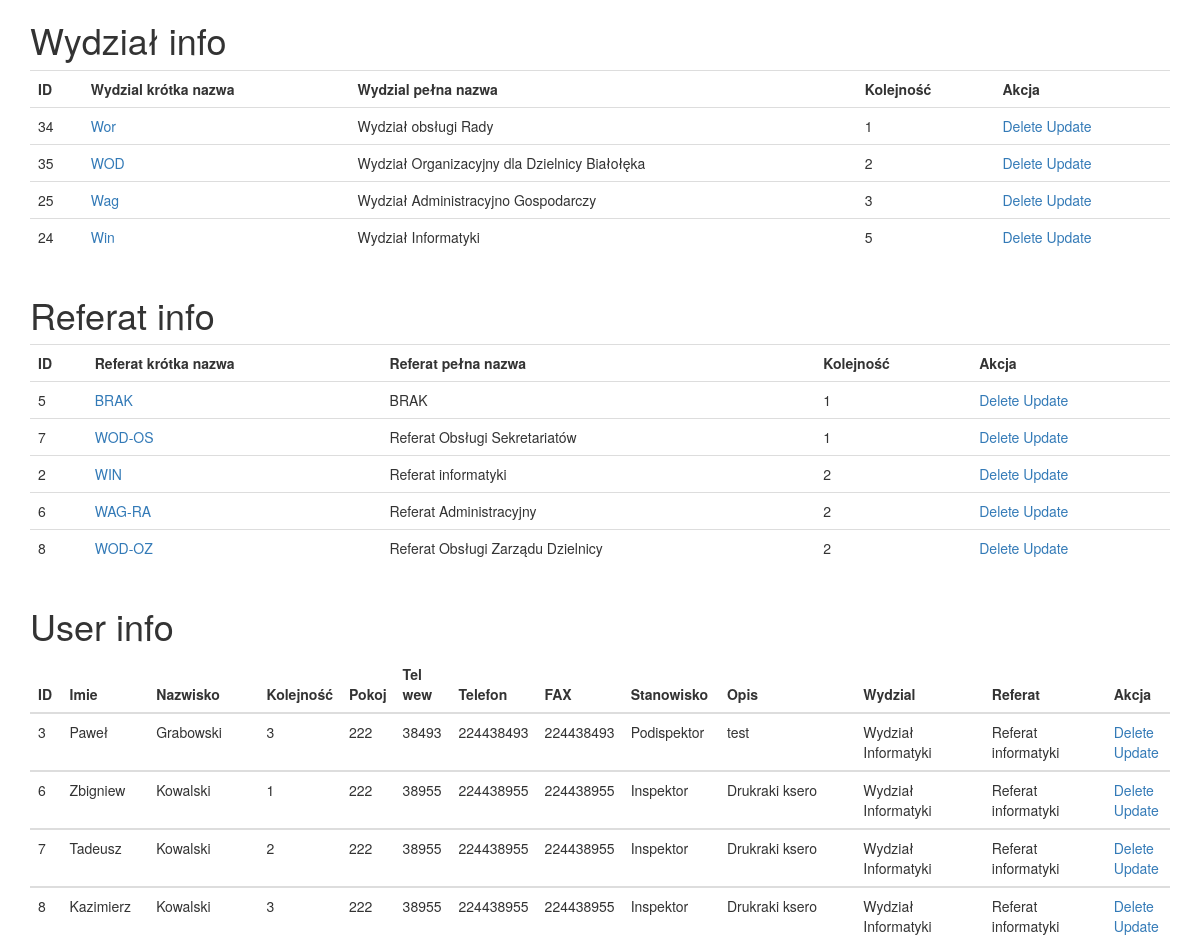
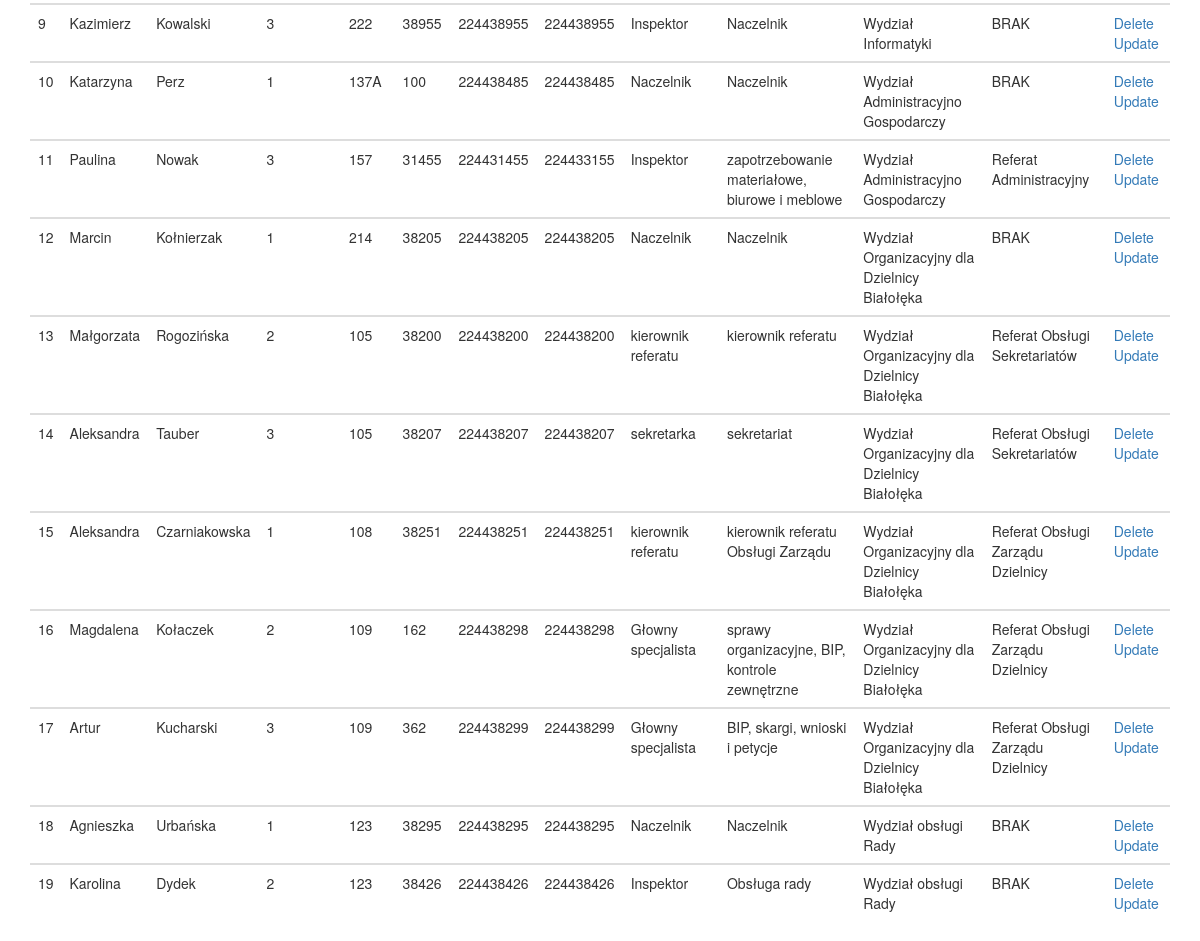
Screenshot of /wydzial with the database file from the repository (2 pictures, top to bottom).
### ksiazka/model.py (models this page shows, shortened)
class Wydzial(db.Model):
    __tablename__= 'wydzial'
    id = db.Column(db.Integer, primary_key=True)
    wydzial_krotko = db.Column(db.String(5))
    wydzial_pelny = db.Column(db.String(50))
    wydzial_kolej = db.Column(db.Integer())
    users = db.relationship('Urzednik', backref='urzednik_wydz', lazy='dynamic')
    wydzia = db.relationship('Referat', backref='referat_wydz', lazy='dynamic')

class Referat(db.Model):
    __tablename__= 'referat'
    id = db.Column(db.Integer, primary_key=True)
    referat_krotko = db.Column(db.String(5))
    referat_pelny = db.Column(db.String(50))
    referat_kolej = db.Column(db.Integer())
    wydzial_id = db.Column(db.Integer, db.ForeignKey('wydzial.id'))
    usera = db.relationship('Urzednik',backref='urzednik_ref', lazy='dynamic')

class Urzednik(db.Model):
    __tablename__= 'urzednik'
    id = db.Column(db.Integer, primary_key=True)
    imie = db.Column(db.String(20))
    nazwisko = db.Column(db.String(60))
    user_kolej = db.Column(db.Integer())
    pokoj = db.Column(db.String(10))
    tel_wew = db.Column(db.Integer())
    telefon = db.Column(db.Integer())
    fax = db.Column(db.Integer())
    stanowisko = db.Column(db.String(25))
    opis = db.Column(db.String(200))
    referat_id = db.Column(db.Integer, db.ForeignKey('referat.id'))
    wydzial_id = db.Column(db.Integer, db.ForeignKey('wydzial.id'))

### ksiazka/routes.py (the view)
@app.route('/wydzial')
def wydzial():
    wydzialy = Wydzial.query.order_by(Wydzial.wydzial_kolej).all()
    referaty = Referat.query.order_by(Referat.referat_kolej).all()
    urzedniki = db.session.query( Referat.referat_pelny, Wydzial.wydzial_kolej, Wydzial.wydzial_pelny, Urzednik.id, Urzednik.fax, Urzednik.user_kolej, Urzednik.imie, Urzednik.wydzial_id, Urzednik.nazwisko, Urzednik.tel_wew, Urzednik.telefon, Urzednik.opis, Urzednik.pokoj, Urzednik.stanowisko).join(Wydzial, Wydzial.id==Urzednik.wydzial_id).join(Referat, Referat.id==Urzednik.referat_id).all()
    return render_template('wydzial.html', wydzialy=wydzialy, referaty=referaty, urzedniki=urzedniki)

### ksiazka/templates/wydzial.html (shortened to what this page needs)
{% extends "bootstrap/base.html" %}
{% import "bootstrap/wtf.html" as wtf %}
{% block content %}
<div class="container">
      <h1> Wydział info</h1>
      <table class="table">
          <tr>
          <th>ID </th>
          <th>Wydzial krótka nazwa </th>
          <th>Wydzial pełna nazwa </th>
          <th>Kolejność </th>
          <th>Akcja </th>
          </tr>
          {% for wydzial in wydzialy %}
          <tr>
              <td> {{ wydzial.id }} </td>
              <td> <a href="/info/wydzial/{{ wydzial.id }}">{{ wydzial.wydzial_krotko }}</td>
              <td> {{ wydzial.wydzial_pelny }}</td>
              <td> {{ wydzial.wydzial_kolej }}</td>
              <td> <a href="/delete/wydzial/{{ wydzial.id }}">Delete</a>
                <a href="/update/wydzial/{{ wydzial.id }}">Update</a>
              </td>
          </tr>
          {% endfor %}
      </table>
</div>
<div class="container">
      <h1> Referat info</h1>
      <table class="table">
          <tr>
          <th>ID </th>
          <th>Referat krótka nazwa </th>
          <th>Referat pełna nazwa </th>
          <th>Kolejność </th>
          <th>Akcja </th>
          </tr>
          {% for referat in referaty %}
          <tr>
              <td> {{ referat.id }} </td>
              <td> <a href="/info/referat/{{ referat.id }}">{{ referat.referat_krotko }}</td>
              <td> {{ referat.referat_pelny }}</td>
              <td> {{ referat.referat_kolej }}</td>
              <td> <a href="/delete/referat/{{ referat.id }}">Delete</a>
                <a href="/update/referat/{{ referat.id }}">Update</a>
              </td>
          </tr>
          {% endfor %}
      </table>
    </div>
      <div class="container">
      <h1> User info</h1>
      <table class="table table-hover">
        <thead>
          <tr>
          <th>ID </th>
          <th>Imie </th>
          <th>Nazwisko </th>
          <th>Kolejność </th>
          <th>Pokoj </th>
          <th>Tel wew </th>
          <th>Telefon </th>
          <th>FAX </th>
          <th>Stanowisko </th>
          <th>Opis </th>
          <th>Wydzial</th>
          <th>Referat </th>
          <th>Akcja </th>
          </tr>
        </thead>
          {% for urzednik in urzedniki %}
          <tbody>
          <tr>
              <td> {{ urzednik.id }} </td>
              <td> {{ urzednik.imie }}</td>
              <td> {{ urzednik.nazwisko }}</td>
              <td> {{ urzednik.user_kolej }}</td>
              <td> {{ urzednik.pokoj }}</td>
              <td> {{ urzednik.tel_wew }}</td>
              <td> {{ urzednik.telefon }}</td>
              <td> {{ urzednik.fax }}</td>
              <td> {{ urzednik.stanowisko }}</td>
              <td> {{ urzednik.opis }}</td>
              <td> {{ urzednik.wydzial_pelny}}</td>
              <td> {{ urzednik.referat_pelny }}</td>
              <td> <a href="/delete/urzednik/{{ urzednik.id }}">Delete</a>
                <a href="/update/urzednik/{{ urzednik.id }}">Update</a>
              </td>
          </tr>
        </tbody>
          {% endfor %}
      </table>
      </div>
      {% endblock %}

### rows the page displays
Wydzial: id "34", wydzial_krotko "Wor", wydzial_pelny "Wydział obsługi Rady", wydzial_kolej "1"
Wydzial: id "35", wydzial_krotko "WOD", wydzial_pelny "Wydział Organizacyjny dla Dzielnicy Białołęka", wydzial_kolej "2"
Wydzial: id "25", wydzial_krotko "Wag", wydzial_pelny "Wydział Administracyjno Gospodarczy", wydzial_kolej "3"
Wydzial: id "24", wydzial_krotko "Win", wydzial_pelny "Wydział Informatyki", wydzial_kolej "5"
Referat: id "5", referat_krotko "BRAK", referat_pelny "BRAK", referat_kolej "1"
Referat: id "7", referat_krotko "WOD-OS", referat_pelny "Referat Obsługi Sekretariatów", referat_kolej "1"
Referat: id "2", referat_krotko "WIN", referat_pelny "Referat informatyki", referat_kolej "2"
Referat: id "6", referat_krotko "WAG-RA", referat_pelny "Referat Administracyjny", referat_kolej "2"
Referat: id "8", referat_krotko "WOD-OZ", referat_pelny "Referat Obsługi Zarządu Dzielnicy", referat_kolej "2"
Urzednik: id "3", imie "Paweł", nazwisko "Grabowski", user_kolej "3", pokoj "222", tel_wew "38493", telefon "224438493", fax "224438493", stanowisko "Podispektor", opis "test", wydzial_pelny "Wydział Informatyki", referat_pelny "Referat informatyki"
Urzednik: id "6", imie "Zbigniew", nazwisko "Kowalski", user_kolej "1", pokoj "222", tel_wew "38955", telefon "224438955", fax "224438955", stanowisko "Inspektor", opis "Drukraki ksero", wydzial_pelny "Wydział Informatyki", referat_pelny "Referat informatyki"
Urzednik: id "7", imie "Tadeusz", nazwisko "Kowalski", user_kolej "2", pokoj "222", tel_wew "38955", telefon "224438955", fax "224438955", stanowisko "Inspektor", opis "Drukraki ksero", wydzial_pelny "Wydział Informatyki", referat_pelny "Referat informatyki"
Urzednik: id "8", imie "Kazimierz", nazwisko "Kowalski", user_kolej "3", pokoj "222", tel_wew "38955", telefon "224438955", fax "224438955", stanowisko "Inspektor", opis "Drukraki ksero", wydzial_pelny "Wydział Informatyki", referat_pelny "Referat informatyki"
Urzednik: id "9", imie "Kazimierz", nazwisko "Kowalski", user_kolej "3", pokoj "222", tel_wew "38955", telefon "224438955", fax "224438955", stanowisko "Inspektor", opis "Naczelnik", wydzial_pelny "Wydział Informatyki", referat_pelny "BRAK"
Urzednik: id "10", imie "Katarzyna", nazwisko "Perz", user_kolej "1", pokoj "137A", tel_wew "100", telefon "224438485", fax "224438485", stanowisko "Naczelnik", opis "Naczelnik", wydzial_pelny "Wydział Administracyjno Gospodarczy", referat_pelny "BRAK"
Urzednik: id "11", imie "Paulina", nazwisko "Nowak", user_kolej "3", pokoj "157", tel_wew "31455", telefon "224431455", fax "224433155", stanowisko "Inspektor", opis "zapotrzebowanie materiałowe, biurowe i meblowe", wydzial_pelny "Wydział Administracyjno Gospodarczy", referat_pelny "Referat Administracyjny"
Urzednik: id "12", imie "Marcin", nazwisko "Kołnierzak", user_kolej "1", pokoj "214", tel_wew "38205", telefon "224438205", fax "224438205", stanowisko "Naczelnik", opis "Naczelnik", wydzial_pelny "Wydział Organizacyjny dla Dzielnicy Białołęka", referat_pelny "BRAK"
Urzednik: id "13", imie "Małgorzata", nazwisko "Rogozińska", user_kolej "2", pokoj "105", tel_wew "38200", telefon "224438200", fax "224438200", stanowisko "kierownik referatu", opis "kierownik referatu", wydzial_pelny "Wydział Organizacyjny dla Dzielnicy Białołęka", referat_pelny "Referat Obsługi Sekretariatów"
Urzednik: id "14", imie "Aleksandra", nazwisko "Tauber", user_kolej "3", pokoj "105", tel_wew "38207", telefon "224438207", fax "224438207", stanowisko "sekretarka", opis "sekretariat", wydzial_pelny "Wydział Organizacyjny dla Dzielnicy Białołęka", referat_pelny "Referat Obsługi Sekretariatów"
Urzednik: id "15", imie "Aleksandra", nazwisko "Czarniakowska", user_kolej "1", pokoj "108", tel_wew "38251", telefon "224438251", fax "224438251", stanowisko "kierownik referatu", opis "kierownik referatu Obsługi Zarządu", wydzial_pelny "Wydział Organizacyjny dla Dzielnicy Białołęka", referat_pelny "Referat Obsługi Zarządu Dzielnicy"
Urzednik: id "16", imie "Magdalena", nazwisko "Kołaczek", user_kolej "2", pokoj "109", tel_wew "162", telefon "224438298", fax "224438298", stanowisko "Głowny specjalista", opis "sprawy organizacyjne, BIP, kontrole zewnętrzne", wydzial_pelny "Wydział Organizacyjny dla Dzielnicy Białołęka", referat_pelny "Referat Obsługi Zarządu Dzielnicy"
Urzednik: id "17", imie "Artur", nazwisko "Kucharski", user_kolej "3", pokoj "109", tel_wew "362", telefon "224438299", fax "224438299", stanowisko "Głowny specjalista", opis "BIP, skargi, wnioski i petycje", wydzial_pelny "Wydział Organizacyjny dla Dzielnicy Białołęka", referat_pelny "Referat Obsługi Zarządu Dzielnicy"
Urzednik: id "18", imie "Agnieszka", nazwisko "Urbańska", user_kolej "1", pokoj "123", tel_wew "38295", telefon "224438295", fax "224438295", stanowisko "Naczelnik", opis "Naczelnik", wydzial_pelny "Wydział obsługi Rady", referat_pelny "BRAK"
Urzednik: id "19", imie "Karolina", nazwisko "Dydek", user_kolej "2", pokoj "123", tel_wew "38426", telefon "224438426", fax "224438426", stanowisko "Inspektor", opis "Obsługa rady", wydzial_pelny "Wydział obsługi Rady", referat_pelny "BRAK"
